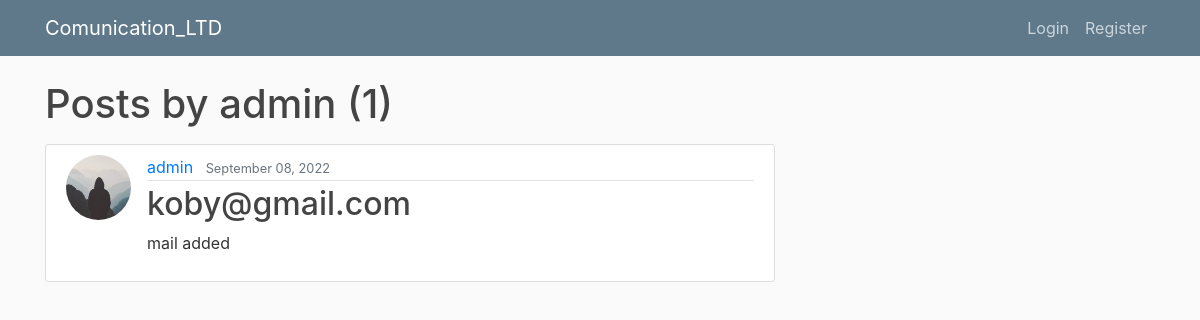
Screenshot of /user/admin with the database file from the repository.
### project/models.py (models this page shows, shortened)
class Post(models.Model):
    title = models.CharField(max_length=100)
    content = models.CharField(max_length=100)                                 #models.TextField()
    date_posted = models.DateTimeField(default=timezone.now)
    author = models.ForeignKey(User, on_delete=models.CASCADE)

### users/models.py (models this page shows, shortened)
class Profile(models.Model):
    user = models.OneToOneField(User, on_delete=models.CASCADE)
    image = models.ImageField(default='default.jpg', upload_to='profile_pics')

### project/views.py (the view)
# urls.py: path('user/<str:username>', UserPostListView.as_view(), name='user-posts'),
class UserPostListView(ListView):
    model = Post
    template_name = 'project/user_posts.html'  # <app>/<model>_<viewtype>.html
    context_object_name = 'posts'
    paginate_by = 5
    def get_queryset(self):
        user = get_object_or_404(User, username=self.kwargs.get('username'))
        return Post.objects.filter(author=user).order_by('-date_posted')

### project/templates/project/user_posts.html (shortened to what this page needs)
{% extends "project/base.html" %}
{% block content %}
    <h1 class="mb-3">Posts by {{ view.kwargs.username }} ({{ page_obj.paginator.count }})</h1>
    {% for post in posts %}
        <article class="media content-section">
          <img class="rounded-circle article-img" src="{{ post.author.profile.image.url }}">
          <div class="media-body">
            <div class="article-metadata">
              <a class="mr-2" href="{% url 'user-posts' post.author.username %}">{{ post.author }}</a>
              <small class="text-muted">{{ post.date_posted|date:"F d, Y" }}</small>
            </div>
            <h2><a class="article-title" href="{% url 'post-detail' post.id %}">{{ post.title }}</a></h2>
            <p class="article-content">{{ post.content }}</p>
          </div>
        </article>
    {% endfor %}
{% endblock content %}

### project/static/project/main.css (style rules this page uses)
body { background: #fafafa; color: #333333; margin-top: 5rem; }
h1, h2, h3, h4, h5, h6 { color: #444444; }
.content-section { background: #ffffff; padding: 10px 20px; border: 1px solid #dddddd; border-radius: 3px; margin-bottom: 20px; }
.article-title { color: #444444; }
.article-content { white-space: pre-line; }
.article-img { height: 65px; width: 65px; margin-right: 16px; }
.article-metadata { padding-bottom: 1px; margin-bottom: 4px; border-bottom: 1px solid #e3e3e3 }

### rows the page displays
Post: author.profile.image (placeholder picture), author "admin", date_posted "September 08, 2022", title "koby@gmail.com", content "mail added"

### other values shown
{{ view.kwargs.username }} "admin"
{{ page_obj.paginator.count }} "1"
